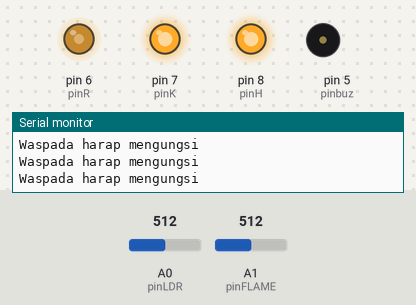
Bench run of a sketch on a simulated Arduino Uno, built with avr-gcc and run on an emulated ATmega328P. Parts: output pins drawn as LEDs (lit = HIGH), buzzer (waves = sounding, pin HIGH), the last lines printed to the serial monitor. The test bench sets the inputs (shaded band); at power-on: A1 (pinFLAME) = 512, A0 (pinLDR) = 512.

Above: at 1.2 s.
1.3 s: A1 (pinFLAME) set to 538
At 1.4 s:
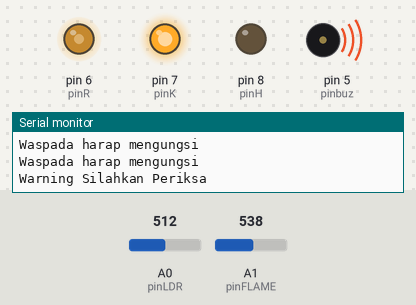
4.3 s: A1 (pinFLAME) set to 916
7.3 s: A1 (pinFLAME) set to 939
At 8.4 s:
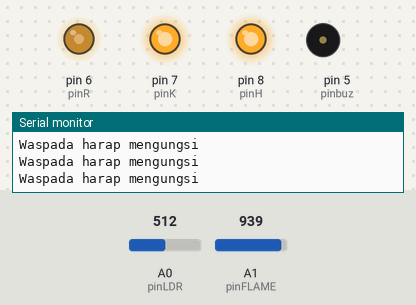
10.3 s: A0 (pinLDR) set to 716
At 11.1 s:
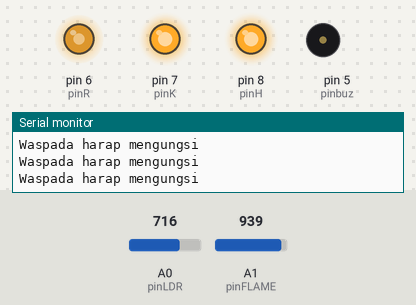
13.3 s: A1 (pinFLAME) set to 1023
At 14.4 s:
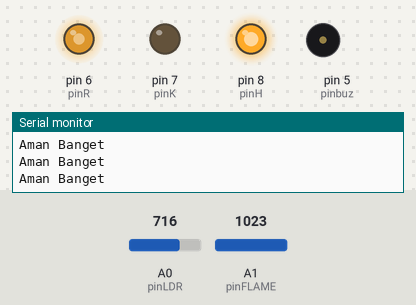
14.8 s: A0 (pinLDR) set to 900
At 15.4 s:
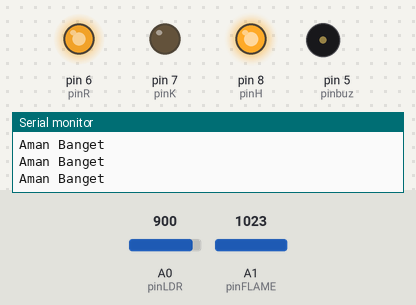
Timing chart, 0 to 17.3 s (numbered marks = the images above; inputs shaded):
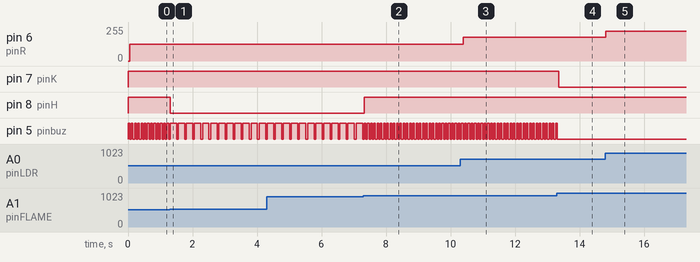

Measured:
- the behaviour switches between 530 and 531 on A1 (pinFLAME) (found by bisection; images 0 and 1)
- the behaviour switches between 930 and 931 on A1 (pinFLAME) (found by bisection; images 1 and 2)
- after the input at 1.3 s, pin 8 (pinH): HIGH → LOW at once; pin 5 (pinbuz): alternates HIGH for 0.20 s and LOW for 0.05 s, starting after 0.21 s
- after the input at 7.3 s, pin 8 (pinH): LOW → HIGH at once; pin 5 (pinbuz): alternates HIGH for 0.05 s and LOW for 0.05 s, starting after 0.07 s
- after the input at 10.3 s, pin 6 (pinR): 126/255 → 177/255 after 0.09 s
- after the input at 13.3 s, pin 7 (pinK): HIGH → LOW after 0.05 s; pin 5 (pinbuz): goes on until 13.3 s, then stays LOW
- after the input at 14.8 s, pin 6 (pinR): 177/255 → 223/255 at once
- by itself, pin 5 (pinbuz): alternates HIGH for 0.05 s and LOW for 0.05 s

The sketch:

cha.ino
```cpp
//Inisialisasi
int pinFLAME=A1;
int pinR=6;
int pinbuz = 5;
int pinLDR = A0;
int pinK = 7;
int pinH = 8;
void setup() {
 Serial.begin(9600);
 pinMode(pinR, OUTPUT);
 pinMode(pinK, OUTPUT);
 pinMode(pinH, OUTPUT);
 pinMode(pinbuz, OUTPUT);
 digitalWrite(pinbuz, LOW);
 digitalWrite(pinR, LOW);
 digitalWrite(pinK, LOW);
 digitalWrite(pinH, LOW);
}

void loop() {
//Baca Sensor/DAta

//Flame
  int bacaFlame = analogRead(pinFLAME);
  bacaFlame=map(bacaFlame, 20, 1021, 100, 0);

//  LDR
  int bacaLDR = analogRead(pinLDR);
  bacaLDR=map(bacaLDR, 12, 1023, 0, 255);

//Print Serial
//  Serial.println("NILAI FLAME :" + String(bacaFlame));

//Logika Program

//  Flame
  if (bacaFlame < 9 ){
    Serial.println("Aman Banget");
    digitalWrite(pinbuz, LOW);
    digitalWrite(pinH, HIGH);
    digitalWrite(pinK, LOW);
  } else if ( bacaFlame >=10 and bacaFlame < 50 ){
    Serial.println("Warning Silahkan Periksa");
    digitalWrite(pinK, HIGH);
    digitalWrite(pinH, LOW);
    digitalWrite(pinbuz, HIGH);
    delay(200);
    digitalWrite(pinbuz, LOW);
  } else {
    Serial.println("Waspada harap mengungsi");
    digitalWrite(pinK, HIGH);
    digitalWrite(pinH, HIGH);
    digitalWrite(pinbuz, HIGH);
    delay(50);
    digitalWrite(pinbuz, LOW);
  }
//  LDR
    analogWrite(pinR, bacaLDR);
    delay(50);
}
```
